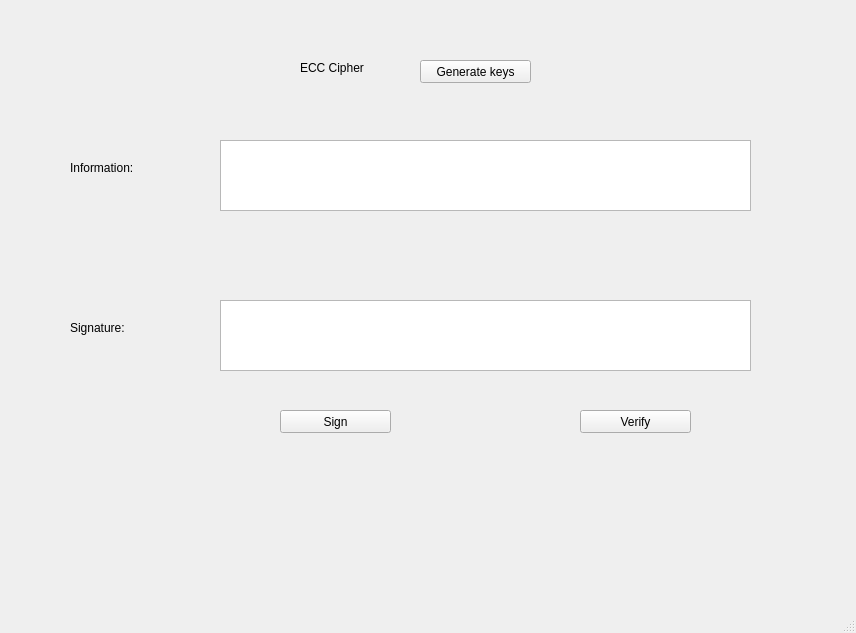
<?xml version="1.0" encoding="UTF-8"?>
<ui version="4.0">
 <class>MainWindow</class>
 <widget class="QMainWindow" name="MainWindow">
  <property name="geometry">
   <rect>
    <x>0</x>
    <y>0</y>
    <width>856</width>
    <height>633</height>
   </rect>
  </property>
  <property name="windowTitle">
   <string>MainWindow</string>
  </property>
  <widget class="QWidget" name="centralwidget">
   <widget class="QLabel" name="label">
    <property name="geometry">
     <rect>
      <x>300</x>
      <y>60</y>
      <width>81</width>
      <height>16</height>
     </rect>
    </property>
    <property name="text">
     <string>ECC Cipher</string>
    </property>
   </widget>
   <widget class="QPushButton" name="generatekeysBtn">
    <property name="geometry">
     <rect>
      <x>420</x>
      <y>60</y>
      <width>111</width>
      <height>23</height>
     </rect>
    </property>
    <property name="text">
     <string>Generate keys</string>
    </property>
   </widget>
   <widget class="QLabel" name="label_2">
    <property name="geometry">
     <rect>
      <x>70</x>
      <y>160</y>
      <width>81</width>
      <height>16</height>
     </rect>
    </property>
    <property name="text">
     <string>Information:</string>
    </property>
   </widget>
   <widget class="QLabel" name="label_3">
    <property name="geometry">
     <rect>
      <x>70</x>
      <y>320</y>
      <width>81</width>
      <height>16</height>
     </rect>
    </property>
    <property name="text">
     <string>Signature:</string>
    </property>
   </widget>
   <widget class="QTextEdit" name="informationTxt">
    <property name="geometry">
     <rect>
      <x>220</x>
      <y>140</y>
      <width>531</width>
      <height>71</height>
     </rect>
    </property>
   </widget>
   <widget class="QTextEdit" name="signatureTxt">
    <property name="geometry">
     <rect>
      <x>220</x>
      <y>300</y>
      <width>531</width>
      <height>71</height>
     </rect>
    </property>
   </widget>
   <widget class="QPushButton" name="signBtn">
    <property name="geometry">
     <rect>
      <x>280</x>
      <y>410</y>
      <width>111</width>
      <height>23</height>
     </rect>
    </property>
    <property name="text">
     <string>Sign</string>
    </property>
   </widget>
   <widget class="QPushButton" name="verifyBtn">
    <property name="geometry">
     <rect>
      <x>580</x>
      <y>410</y>
      <width>111</width>
      <height>23</height>
     </rect>
    </property>
    <property name="text">
     <string>Verify</string>
    </property>
   </widget>
  </widget>
  <widget class="QMenuBar" name="menubar">
   <property name="geometry">
    <rect>
     <x>0</x>
     <y>0</y>
     <width>856</width>
     <height>21</height>
    </rect>
   </property>
  </widget>
  <widget class="QStatusBar" name="statusbar"/>
 </widget>
 <resources/>
 <connections/>
</ui>
